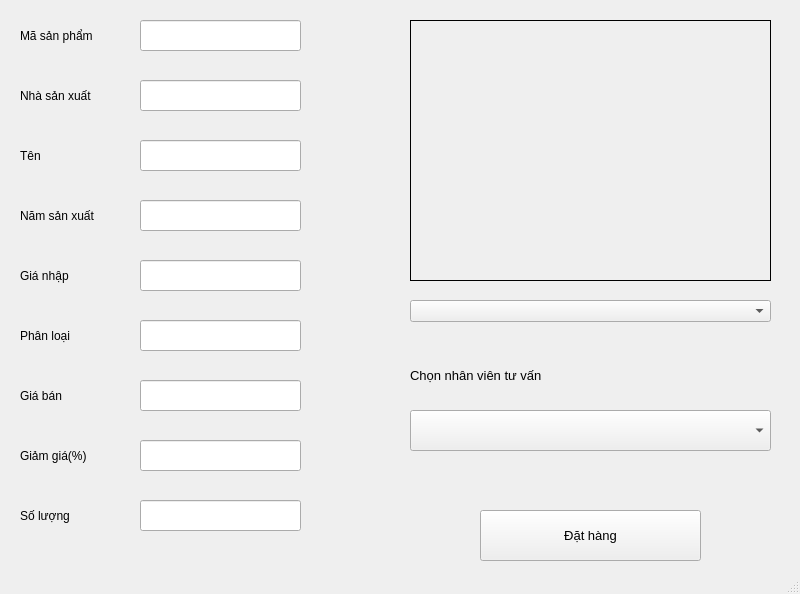
<?xml version="1.0" encoding="UTF-8"?>
<ui version="4.0">
 <class>chitiet_xe1</class>
 <widget class="QMainWindow" name="chitiet_xe1">
  <property name="geometry">
   <rect>
    <x>0</x>
    <y>0</y>
    <width>800</width>
    <height>594</height>
   </rect>
  </property>
  <property name="windowTitle">
   <string>Chi tiết xe</string>
  </property>
  <widget class="QWidget" name="centralwidget">
   <widget class="QLabel" name="label_6">
    <property name="geometry">
     <rect>
      <x>20</x>
      <y>380</y>
      <width>101</width>
      <height>31</height>
     </rect>
    </property>
    <property name="text">
     <string>Giá bán</string>
    </property>
   </widget>
   <widget class="QLineEdit" name="txt_namsx">
    <property name="geometry">
     <rect>
      <x>140</x>
      <y>200</y>
      <width>161</width>
      <height>31</height>
     </rect>
    </property>
    <property name="readOnly">
     <bool>true</bool>
    </property>
   </widget>
   <widget class="QLabel" name="label_5">
    <property name="geometry">
     <rect>
      <x>20</x>
      <y>320</y>
      <width>101</width>
      <height>31</height>
     </rect>
    </property>
    <property name="text">
     <string>Phân loại</string>
    </property>
   </widget>
   <widget class="QLineEdit" name="txt_mau">
    <property name="geometry">
     <rect>
      <x>140</x>
      <y>320</y>
      <width>161</width>
      <height>31</height>
     </rect>
    </property>
    <property name="readOnly">
     <bool>true</bool>
    </property>
   </widget>
   <widget class="QLineEdit" name="txt_giamgia">
    <property name="geometry">
     <rect>
      <x>140</x>
      <y>440</y>
      <width>161</width>
      <height>31</height>
     </rect>
    </property>
    <property name="readOnly">
     <bool>true</bool>
    </property>
   </widget>
   <widget class="QLabel" name="label">
    <property name="geometry">
     <rect>
      <x>20</x>
      <y>20</y>
      <width>101</width>
      <height>31</height>
     </rect>
    </property>
    <property name="text">
     <string>Mã sản phẩm</string>
    </property>
   </widget>
   <widget class="QLineEdit" name="txt_giaban">
    <property name="geometry">
     <rect>
      <x>140</x>
      <y>380</y>
      <width>161</width>
      <height>31</height>
     </rect>
    </property>
    <property name="readOnly">
     <bool>true</bool>
    </property>
   </widget>
   <widget class="QLabel" name="hinh">
    <property name="geometry">
     <rect>
      <x>410</x>
      <y>20</y>
      <width>361</width>
      <height>261</height>
     </rect>
    </property>
    <property name="frameShape">
     <enum>QFrame::Box</enum>
    </property>
    <property name="text">
     <string/>
    </property>
   </widget>
   <widget class="QLabel" name="label_2">
    <property name="geometry">
     <rect>
      <x>20</x>
      <y>80</y>
      <width>101</width>
      <height>31</height>
     </rect>
    </property>
    <property name="text">
     <string>Nhà sản xuất</string>
    </property>
   </widget>
   <widget class="QLineEdit" name="txt_nsx">
    <property name="geometry">
     <rect>
      <x>140</x>
      <y>80</y>
      <width>161</width>
      <height>31</height>
     </rect>
    </property>
    <property name="readOnly">
     <bool>true</bool>
    </property>
   </widget>
   <widget class="QLineEdit" name="txt_tensp">
    <property name="geometry">
     <rect>
      <x>140</x>
      <y>140</y>
      <width>161</width>
      <height>31</height>
     </rect>
    </property>
    <property name="readOnly">
     <bool>true</bool>
    </property>
   </widget>
   <widget class="QLabel" name="label_3">
    <property name="geometry">
     <rect>
      <x>20</x>
      <y>140</y>
      <width>101</width>
      <height>31</height>
     </rect>
    </property>
    <property name="text">
     <string>Tên</string>
    </property>
   </widget>
   <widget class="QLabel" name="label_4">
    <property name="geometry">
     <rect>
      <x>20</x>
      <y>200</y>
      <width>101</width>
      <height>31</height>
     </rect>
    </property>
    <property name="text">
     <string>Năm sản xuất</string>
    </property>
   </widget>
   <widget class="QComboBox" name="cbb_anhxe">
    <property name="geometry">
     <rect>
      <x>410</x>
      <y>300</y>
      <width>361</width>
      <height>22</height>
     </rect>
    </property>
   </widget>
   <widget class="QPushButton" name="btn_dathang">
    <property name="geometry">
     <rect>
      <x>480</x>
      <y>510</y>
      <width>221</width>
      <height>51</height>
     </rect>
    </property>
    <property name="font">
     <font>
      <pointsize>10</pointsize>
     </font>
    </property>
    <property name="text">
     <string>Đặt hàng</string>
    </property>
   </widget>
   <widget class="QLabel" name="label_34">
    <property name="geometry">
     <rect>
      <x>20</x>
      <y>440</y>
      <width>101</width>
      <height>31</height>
     </rect>
    </property>
    <property name="text">
     <string>Giảm giá(%)</string>
    </property>
   </widget>
   <widget class="QLabel" name="label_17">
    <property name="geometry">
     <rect>
      <x>20</x>
      <y>500</y>
      <width>101</width>
      <height>31</height>
     </rect>
    </property>
    <property name="text">
     <string>Số lượng</string>
    </property>
   </widget>
   <widget class="QLineEdit" name="txt_gianhap">
    <property name="geometry">
     <rect>
      <x>140</x>
      <y>260</y>
      <width>161</width>
      <height>31</height>
     </rect>
    </property>
    <property name="readOnly">
     <bool>true</bool>
    </property>
   </widget>
   <widget class="QLineEdit" name="txt_masp">
    <property name="geometry">
     <rect>
      <x>140</x>
      <y>20</y>
      <width>161</width>
      <height>31</height>
     </rect>
    </property>
    <property name="readOnly">
     <bool>true</bool>
    </property>
   </widget>
   <widget class="QLineEdit" name="txt_sl">
    <property name="geometry">
     <rect>
      <x>140</x>
      <y>500</y>
      <width>161</width>
      <height>31</height>
     </rect>
    </property>
    <property name="readOnly">
     <bool>true</bool>
    </property>
   </widget>
   <widget class="QLabel" name="label_7">
    <property name="geometry">
     <rect>
      <x>20</x>
      <y>260</y>
      <width>101</width>
      <height>31</height>
     </rect>
    </property>
    <property name="text">
     <string>Giá nhập</string>
    </property>
   </widget>
   <widget class="QComboBox" name="cbb_nv">
    <property name="geometry">
     <rect>
      <x>410</x>
      <y>410</y>
      <width>361</width>
      <height>41</height>
     </rect>
    </property>
   </widget>
   <widget class="QLabel" name="label_8">
    <property name="geometry">
     <rect>
      <x>410</x>
      <y>360</y>
      <width>361</width>
      <height>31</height>
     </rect>
    </property>
    <property name="font">
     <font>
      <pointsize>10</pointsize>
     </font>
    </property>
    <property name="text">
     <string>Chọn nhân viên tư vấn</string>
    </property>
   </widget>
  </widget>
  <widget class="QStatusBar" name="statusbar"/>
 </widget>
 <resources/>
 <connections/>
</ui>
